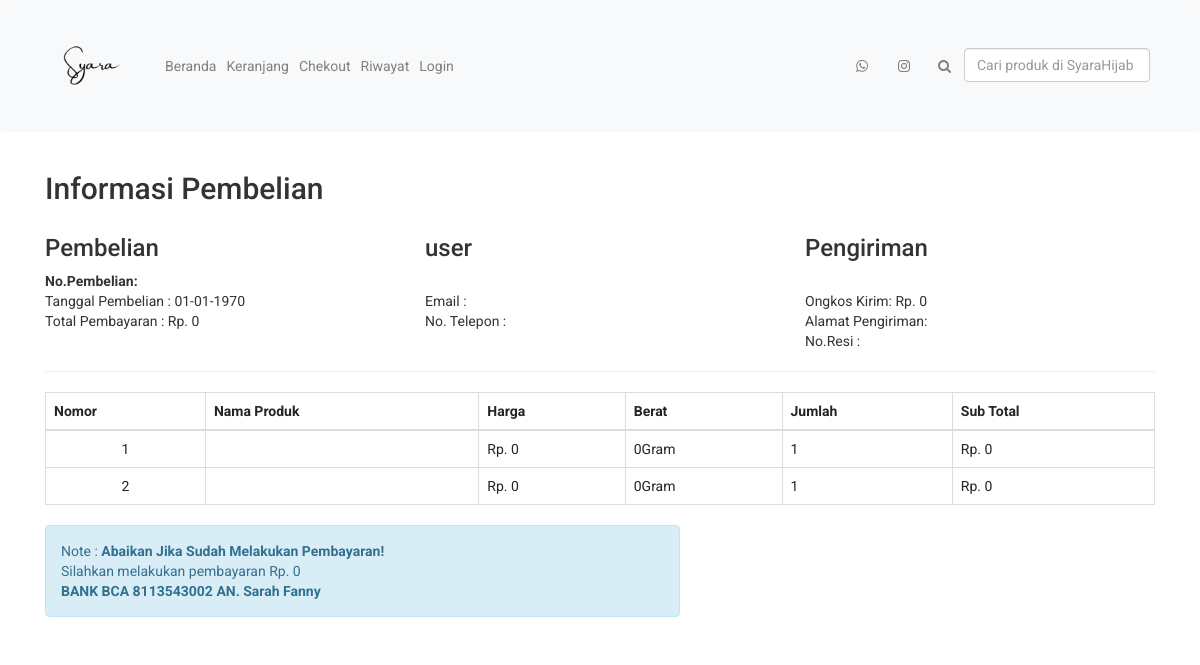
/nota.php, run on the app's committed database.
### tables this page shows
CREATE TABLE `pembelian_produk` (
  `id_pembelian_produk` int(11) NOT NULL,
  `id_pembelian` int(11) NOT NULL,
  `id_produk` int(11) NOT NULL,
  `jumlah_produk` int(11) NOT NULL,
  `nama` varchar(30) NOT NULL,
  `harga` int(9) NOT NULL,
  `berat` int(3) NOT NULL,
  `subharga` int(10) NOT NULL
);

### nota.php (the view, shortened to what this page needs)
<?php
include 'koneksi.php';
?>
<?php require_once 'Navbar/navbar.php'; ?>
<!DOCTYPE html>
<html>
<head>
</head>
<body>
    <section class="konten">
        <div class="container">
            <h2>Informasi Pembelian</h2>
            <?php
            $ambil = $koneksi->query("SELECT * FROM pembelian JOIN pelanggan ON pembelian.id_pelanggan=pelanggan.id_pelanggan WHERE pembelian.id_pembelian='$_GET[id]'");
            $detail = $ambil->fetch_assoc();
            $tanggal = $detail['tanggal_pembelian'];
            ?>
            <div class="row">
                <div class="col-md-4">
                    <h3>Pembelian</h3>
                    <strong>No.Pembelian: <?= $detail['id_pembelian'] ?></strong><br>
                    Tanggal Pembelian : <?php echo date('d-m-Y', strtotime($tanggal)); ?><br>
                    Total Pembayaran : Rp. <?= number_format($detail['total_pembelian']) ?>
                </div>
                <div class="col-md-4">
                    <h3>user</h3>
                    <strong><?= $detail['nama_pelanggan']; ?></strong> <br>
                    Email : <?= $detail['email_pelanggan']; ?> <br>
                    No. Telepon : <?= $detail['telpon_pelanggan']; ?>
                </div>
                <div class="col-md-4">
                    <h3>Pengiriman</h3>
                    <strong><?= $detail['nama_kota']; ?></strong><br>
                    Ongkos Kirim: Rp. <?= number_format($detail['tarif']); ?><br>
                    Alamat Pengiriman: <?= $detail['alamat_pengiriman']; ?><br>
                    No.Resi : <?php echo $detail['resi_pengiriman']; ?>
                </div>
            </div>
            <hr>
            <table class="table table-bordered">
                <thead>
                    <tr>
                        <th>Nomor</th>
                        <th>Nama Produk</th>
                        <th>Harga</th>
                        <th>Berat</th>
                        <th>Jumlah</th>
                        <th>Sub Total</th>
                    </tr>
                </thead>
                <tbody>
                    <?php $nomor = 1; ?>
                    <?php $ambil = $koneksi->query("SELECT * FROM pembelian_produk WHERE id_pembelian='$_GET[id]'"); ?>
                    <?php while ($pecah = $ambil->fetch_assoc()) { ?>
                        <tr>
                            <td>
                                <center><?php echo $nomor; ?></center>
                            </td>
                            <td><?php echo $pecah['nama']; ?></td>
                            <td>Rp. <?php echo number_format($pecah['harga']); ?></td>
                            <td><?php echo $pecah['berat']; ?>Gram</td>
                            <td><?php echo number_format($pecah['jumlah_produk']); ?></td>
                            <td>Rp. <?php echo number_format($pecah['subharga']) ?></td>
                        </tr>
                        <?php $nomor++; ?>
                    <?php } ?>
                </tbody>
            </table>
            <div class="row">
                <div class="col-md-7">
                    <div class="alert alert-info">
                        Note : <strong>Abaikan Jika Sudah Melakukan Pembayaran!</strong>
                        <p>
                            Silahkan melakukan pembayaran Rp. <?= number_format($detail['total_pembelian']); ?> <br> <strong> BANK BCA 8113543002 AN. Sarah Fanny</strong>
                        </p>
                    </div>
                </div>
            </div>
        </div>
    </section>
</body>
</html>

### assets/css/main.css (style rules this page uses)
body { font-family: 'Roboto', sans-serif; position: relative; font-weight: 400px; }
h1, h2, h3, h4, h5, h6 { font-family: 'Roboto', sans-serif; }

### data on the page
pembelian_produk: harga "0", berat "0", jumlah_produk "1", subharga "0"
pembelian_produk: harga "0", berat "0", jumlah_produk "1", subharga "0"

### other printed values
date('d-m-Y', strtotime($tanggal)) "01-01-1970"
$detail['total_pembelian'] "0"
$detail['tarif'] "0"
